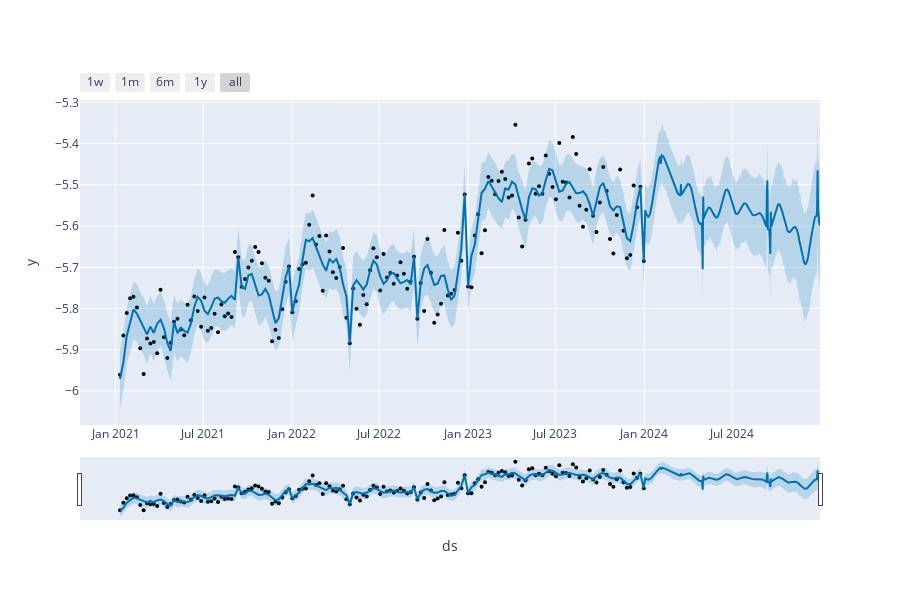
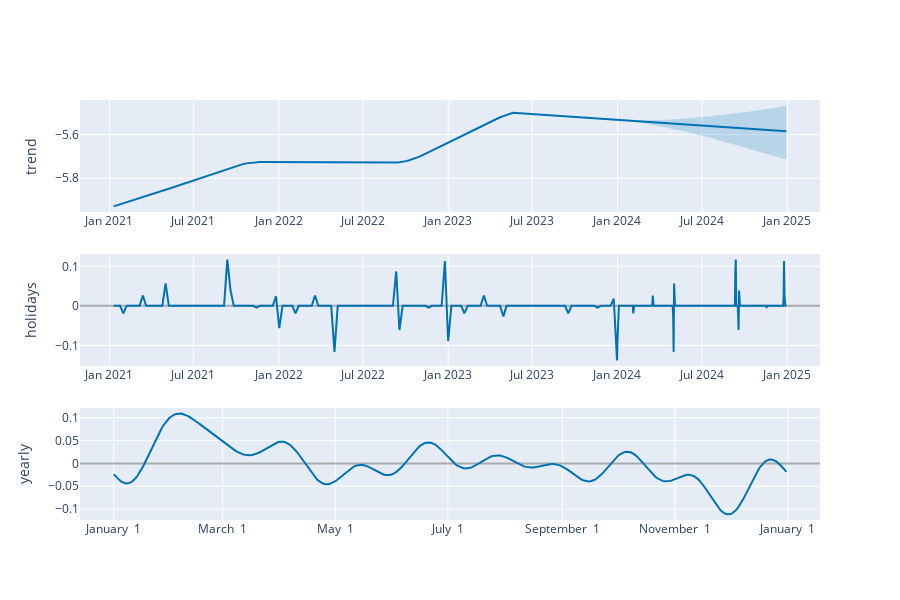

Notebook code cell kept with these figures, in order:
### Code cell
m = Prophet(holidays=holidays)
# m.add_country_holidays(country_name='MX')


m.fit(tofit)


future = m.make_future_dataframe(periods=365)
forecast = m.predict(future)
forecast


plot_plotly(m, forecast).show()
plot_components_plotly(m, forecast).show()

### Figure 1 — Plotly figure (JSON) as saved in the notebook; plotly's stock layout.template omitted (floating-point values rounded to 4 significant figures; data arrays with more than 128 entries replaced by an {"elided": "..."} marker saying what was removed)
{"data": [{"marker": {"color": "black", "size": 4}, "mode": "markers", "name": "Actual", "type": "scatter", "x": {"elided": "156 str values"}, "y": {"elided": "156 float values"}}, {"hoverinfo": "skip", "line": {"width": 0}, "mode": "lines", "type": "scatter", "x": {"elided": "521 str values"}, "y": {"elided": "521 float values"}}, {"fill": "tonexty", "fillcolor": "rgba(0, 114, 178, 0.2)", "line": {"color": "#0072B2", "width": 2}, "mode": "lines", "name": "Predicted", "type": "scatter", "x": {"elided": "521 str values"}, "y": {"elided": "521 float values"}}, {"fill": "tonexty", "fillcolor": "rgba(0, 114, 178, 0.2)", "hoverinfo": "skip", "line": {"width": 0}, "mode": "lines", "type": "scatter", "x": {"elided": "521 str values"}, "y": {"elided": "521 float values"}}], "layout": {"height": 600, "showlegend": false, "width": 900, "xaxis": {"autorange": true, "range": ["2020-10-19 03:25:42.8571", "2024-12-30"], "rangeselector": {"buttons": [{"count": 7, "label": "1w", "step": "day", "stepmode": "backward"}, {"count": 1, "label": "1m", "step": "month", "stepmode": "backward"}, {"count": 6, "label": "6m", "step": "month", "stepmode": "backward"}, {"count": 1, "label": "1y", "step": "year", "stepmode": "backward"}, {"step": "all"}]}, "rangeslider": {"autorange": true, "range": ["2020-10-19 03:25:42.8571", "2024-12-30"], "visible": true, "yaxis": {"_template": null, "rangemode": "match"}}, "title": {"text": "ds"}, "type": "date"}, "yaxis": {"autorange": true, "range": [-6.082, -5.294], "title": {"text": "y"}, "type": "linear"}}}

### Figure 2 — Plotly figure (JSON) as saved in the notebook; plotly's stock layout.template omitted (floating-point values rounded to 4 significant figures; data arrays with more than 128 entries replaced by an {"elided": "..."} marker saying what was removed)
{"data": [{"line": {"color": "#0072B2", "width": 2}, "mode": "lines", "name": "trend", "type": "scatter", "x": {"elided": "521 str values"}, "xaxis": "x", "y": {"elided": "521 float values"}, "yaxis": "y"}, {"line": {"color": "rgba(0, 114, 178, 0.2)", "width": 0}, "mode": "lines", "name": "trend_upper", "type": "scatter", "x": {"elided": "521 str values"}, "xaxis": "x", "y": {"elided": "521 float values"}, "yaxis": "y"}, {"fill": "tonexty", "fillcolor": "rgba(0, 114, 178, 0.2)", "line": {"color": "rgba(0, 114, 178, 0.2)", "width": 0}, "mode": "lines", "name": "trend_lower", "type": "scatter", "x": {"elided": "521 str values"}, "xaxis": "x", "y": {"elided": "521 float values"}, "yaxis": "y"}, {"line": {"color": "#0072B2", "width": 2}, "mode": "lines", "name": "holidays", "text": {"elided": "521 str values"}, "type": "scatter", "x": {"elided": "521 str values"}, "xaxis": "x2", "y": {"elided": "521 float values"}, "yaxis": "y2"}, {"line": {"color": "#0072B2", "width": 2}, "mode": "lines", "name": "yearly", "type": "scatter", "x": {"elided": "365 str values"}, "xaxis": "x3", "y": {"elided": "365 float values"}, "yaxis": "y3"}], "layout": {"height": 600, "showlegend": false, "width": 900, "xaxis": {"anchor": "y", "domain": [0, 1], "range": ["2020-10-29T12:00:00", "2025-03-12T12:00:00"], "type": "date"}, "xaxis2": {"anchor": "y2", "domain": [0, 1], "range": ["2020-10-29T12:00:00", "2025-03-12T12:00:00"], "type": "date"}, "xaxis3": {"anchor": "y3", "domain": [0, 1], "range": ["2016-12-13T18:54:02.958904115", "2018-01-18T11:04:57.863013581"], "tickformat": "%B %e", "type": "date"}, "yaxis": {"anchor": "x", "autorange": true, "domain": [0.7333, 1], "range": [-5.955, -5.441], "rangemode": "normal", "title": {"text": "trend"}, "type": "linear", "zerolinecolor": "#AAA"}, "yaxis2": {"anchor": "x2", "autorange": true, "domain": [0.3667, 0.6333], "range": [-0.1523, 0.1314], "rangemode": "tozero", "title": {"text": "holidays"}, "type": "linear", "zerolinecolor": "#AAA"}, "yaxis3": {"anchor": "x3", "autorange": true, "domain": [0, 0.2667], "range": [-0.1239, 0.1214], "title": {"text": "yearly"}, "type": "linear", "zerolinecolor": "#AAA"}}}
